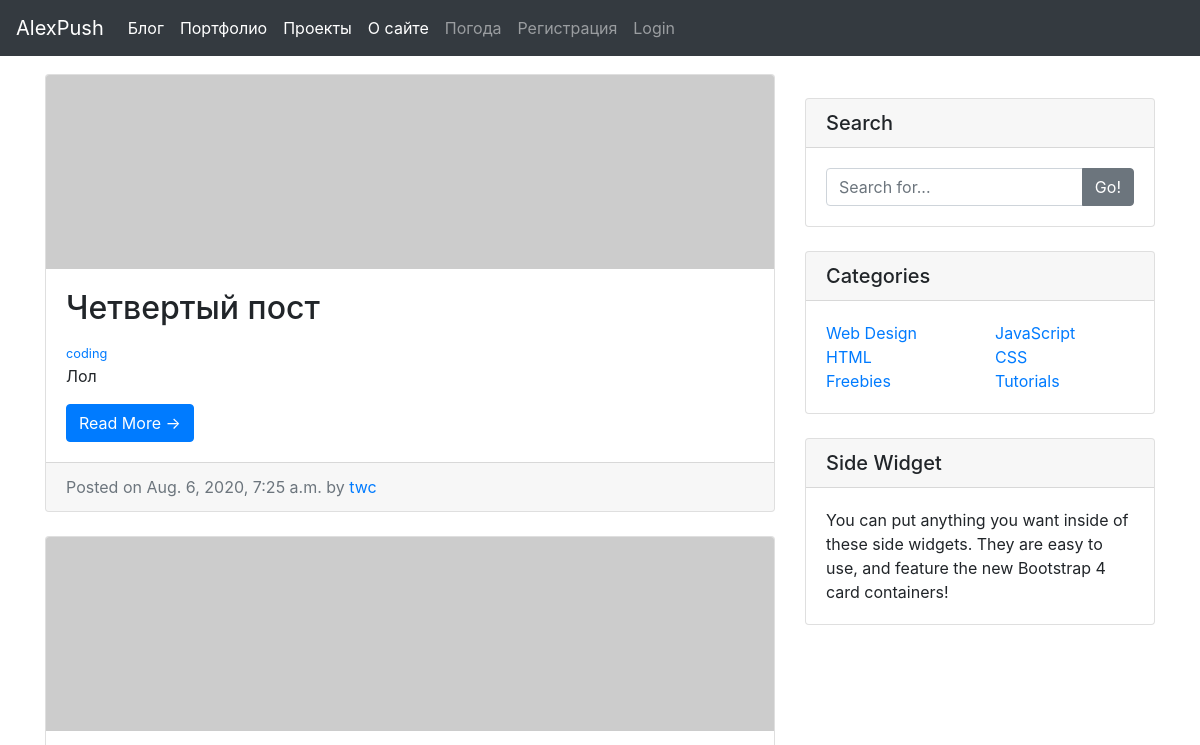
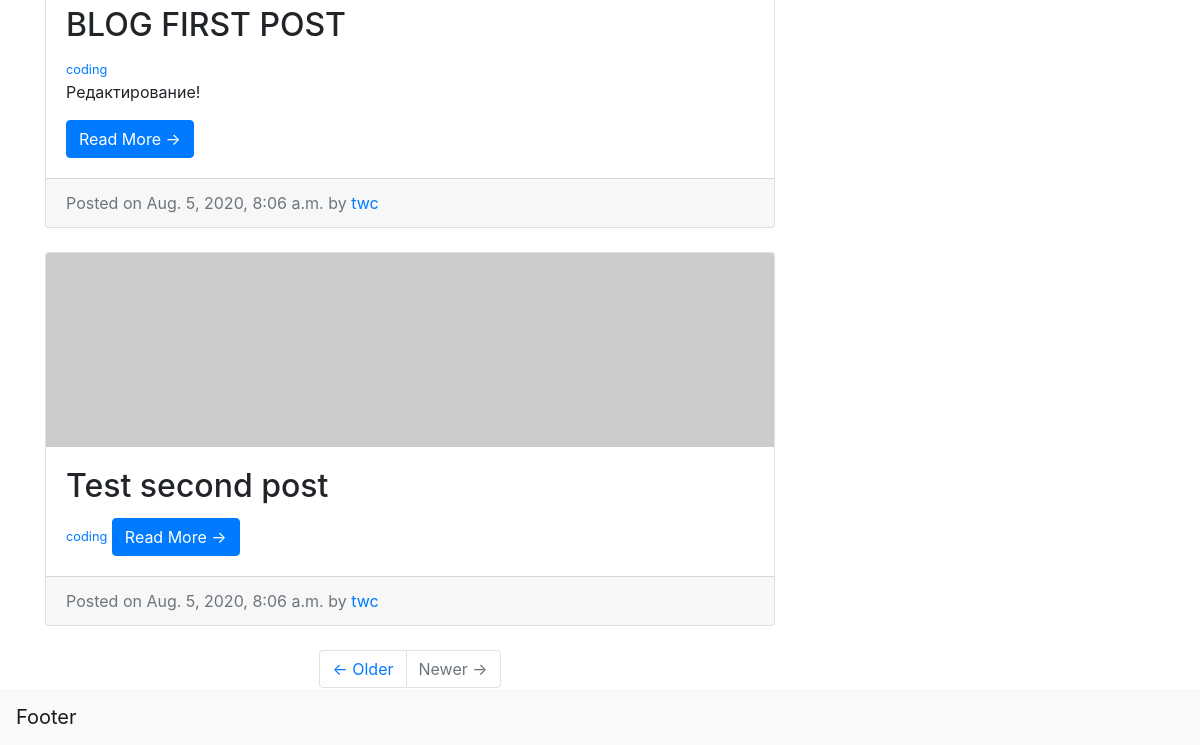
/blog/, run on an earlier commit of the app's database (2 pictures, top to bottom).
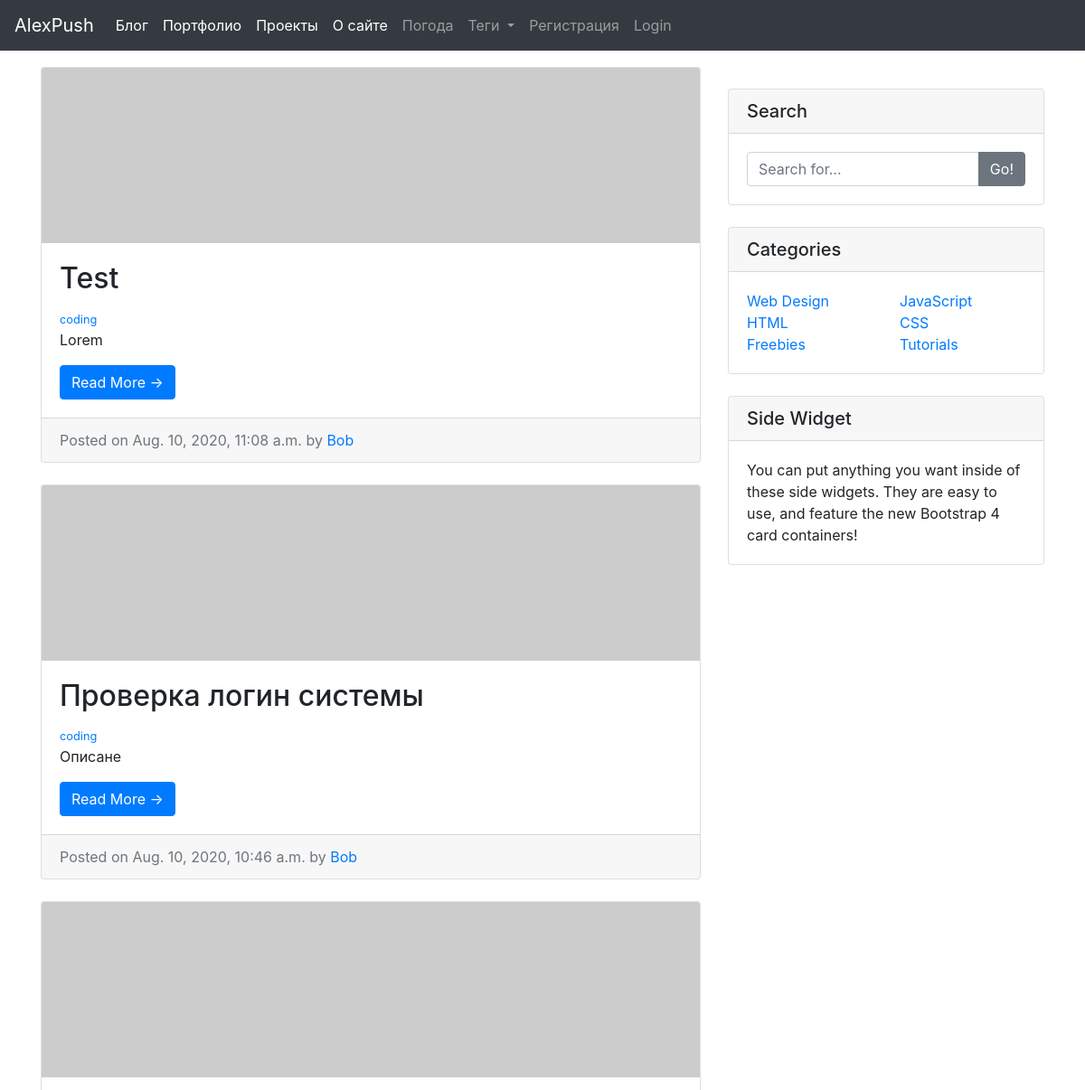
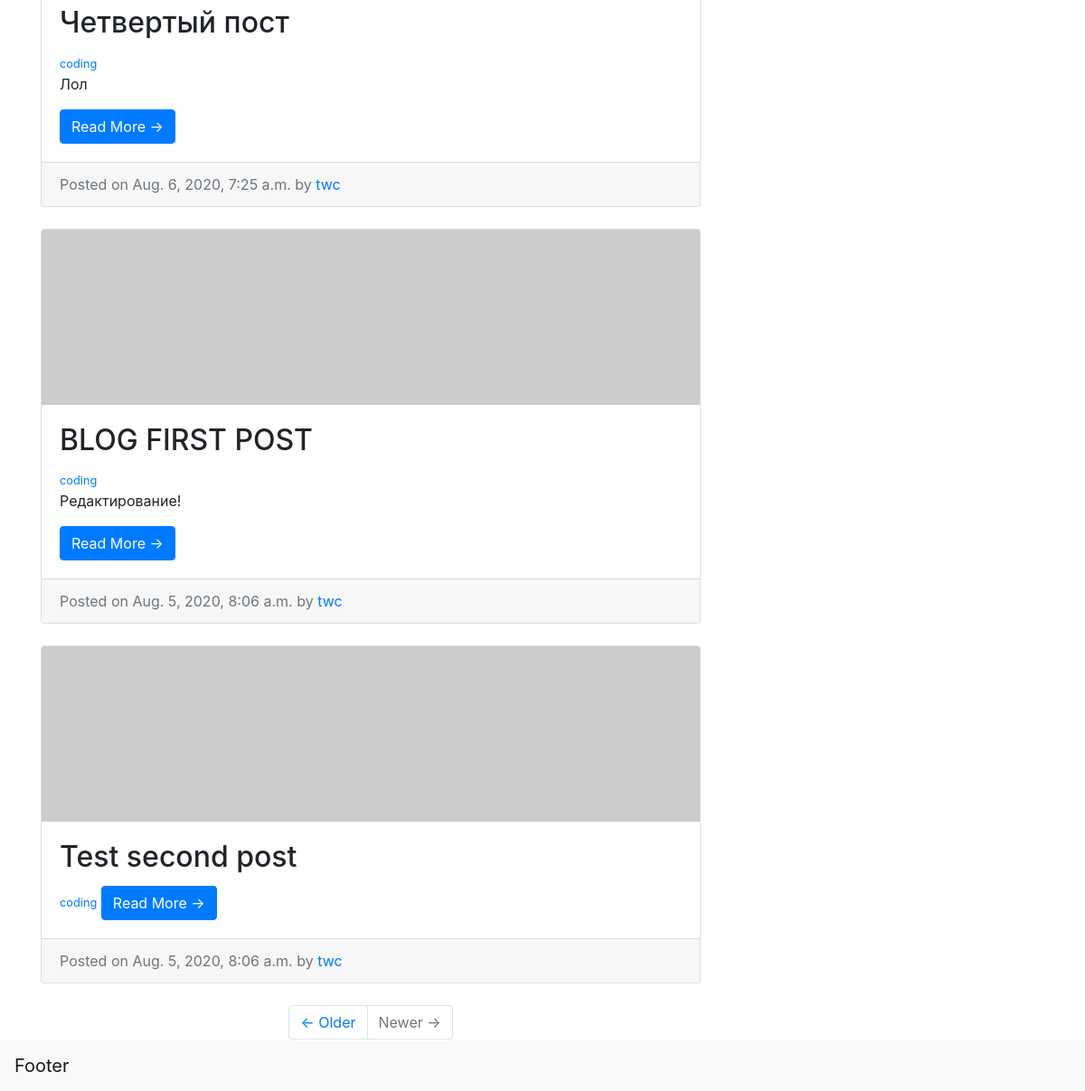
And on a later commit of the database (2 pictures, top to bottom).
### blog/models.py (models this page shows, shortened)
class Post(models.Model):
    title = models.CharField(max_length=255)
    author = models.ForeignKey(User, on_delete=models.CASCADE)
    description = models.TextField(max_length=500,null=True, blank=True)
    body = models.TextField(null=True, blank=True)
    date_created = models.DateTimeField(auto_now_add=True, null=True)
    category = models.CharField(max_length=255, default='coding')

### blog/views.py (the view)
# urls.py: path('', Blog.as_view(), name='blog'),
class Blog(ListView):
    model = Post
    template_name = 'blog/blog.html'
    cats = Category.objects.all()
    ordering = ['-date_created']
    def get_context_data(self, *args, **kwargs):
        cat_menu = Category.objects.all()
        context = super(Blog, self).get_context_data(*args, **kwargs)
        context['cat_menu'] = cat_menu
        return context

### blog/models.py (called while the page is built)
    def __str__(self):
        return str(self.name)

### blog/templates/blog/blog.html (shortened to what this page needs)
{% extends 'home_pages/main.html' %}
{% block content %}
<br>
<div class="container">
    <div class="row">
      <div class="col-md-8">
        {% for post in object_list %}
        <div class="card mb-4">
          <img class="card-img-top" src="http://placehold.it/750x200" alt="Card image cap">
          <div class="card-body">
            <h2 class="card-title">
                {{ post.title }}
            </h2>
            <a href="{% url 'category' post.category|slugify%}"><small>{{ post.category }}</small></a>
            {% if post.description %}
              <p class="card-text">{{ post.description }}</p>
            {% endif %}
            <a href="{% url 'article-detail' post.pk %}" class="btn btn-primary">Read More &rarr;</a>
          </div>
          <div class="card-footer text-muted">
            Posted on {{ post.date_created }} by
            <a href="#">{{ post.author }}</a>
          </div>
        </div>
        {% endfor %}
        <ul class="pagination justify-content-center mb-4">
          <li class="page-item">
            <a class="page-link" href="#">&larr; Older</a>
          </li>
          <li class="page-item disabled">
            <a class="page-link" href="#">Newer &rarr;</a>
          </li>
        </ul>
      </div>
      <div class="col-md-4">
        <div class="card my-4">
          <h5 class="card-header">Search</h5>
          <div class="card-body">
            <div class="input-group">
              <input type="text" class="form-control" placeholder="Search for...">
              <span class="input-group-append">
                <button class="btn btn-secondary" type="button">Go!</button>
              </span>
            </div>
          </div>
        </div>
        <div class="card my-4">
          <h5 class="card-header">Categories</h5>
          <div class="card-body">
            <div class="row">
              <div class="col-lg-6">
                <ul class="list-unstyled mb-0">
                  <li>
                    <a href="#">Web Design</a>
                  </li>
                  <li>
                    <a href="#">HTML</a>
                  </li>
                  <li>
                    <a href="#">Freebies</a>
                  </li>
                </ul>
              </div>
              <div class="col-lg-6">
                <ul class="list-unstyled mb-0">
                  <li>
                    <a href="#">JavaScript</a>
                  </li>
                  <li>
                    <a href="#">CSS</a>
                  </li>
                  <li>
                    <a href="#">Tutorials</a>
                  </li>
                </ul>
              </div>
            </div>
          </div>
        </div>
        <div class="card my-4">
          <h5 class="card-header">Side Widget</h5>
          <div class="card-body">
            You can put anything you want inside of these side widgets. They are easy to use, and feature the new Bootstrap 4 card containers!
          </div>
        </div>
      </div>
    </div>
  </div>
{% endblock %}

### home_pages/templates/home_pages/main.html (shortened to what this page needs)
{% load static %}
<!doctype html>
<html lang="ru">
  <head>
    <link rel="stylesheet" href="https://stackpath.bootstrapcdn.com/bootstrap/4.5.0/css/bootstrap.min.css">
  </head>
  <body>
    {% include 'home_pages/navbar.html' %}
    {% block content %}
    {% endblock %}
    {% include 'home_pages/footer.html' %}
  </body>
</html>

### home_pages/templates/home_pages/navbar.html (shortened to what this page needs)
{% load static %}
  <nav class="navbar navbar-expand-md navbar-dark fixed-top bg-dark">
    <a class="navbar-brand" href="{% url 'home' %}">AlexPush</a>
    <div class="collapse navbar-collapse" id="navbarCollapse">
      <ul class="navbar-nav mr-auto">
        <li class="nav-item active">
          <a class="nav-link" href="{% url 'blog' %}">Блог<span class="sr-only">(current)</span></a>
        </li>
        <li class="nav-item active">
          <a class="nav-link" href="#">Портфолио<span class="sr-only">(current)</span></a>
        </li>
        <li class="nav-item active">
          <a class="nav-link" href="#">Проекты<span class="sr-only">(current)</span></a>
        </li>
        <li class="nav-item active">
          <a class="nav-link" href="#">О сайте<span class="sr-only">(current)</span></a>
        </li>
        <li class="nav-item">
          <a class="nav-link" href="{% url 'weather' %}">Погода</a>
        </li>
        {% if cat_menu %}
        <li class="nav-item dropdown">
        <a class="nav-link dropdown-toggle" href="#" id="navbarDropdown" role="button" data-toggle="dropdown" aria-haspopup="true" aria-expanded="false">
        Теги
        </a>
         </li>
        {% endif %}
        {% if user.is_authenticated %}
          <li class="nav-item">
          <a class="nav-link" href="{% url 'add-article' %}">Новый пост</a>
        </li>
        <li class="nav-item">
          <a class="nav-link" href="{% url 'logout' %}">Logout</a>
        </li>
        {% else %}
        <li class="nav-item">
          <a class="nav-link" href="{% url 'register' %}">Регистрация</a>
        </li>
        <li class="nav-item">
          <a class="nav-link" href="{% url 'login' %}">Login</a>
        </li>
        {% endif %}
      </ul>
    </div>
  </nav>

### home_pages/templates/home_pages/footer.html
{% load static %}
<nav class="navbar fixed-bottom navbar-light bg-light">
  <a class="navbar-brand" href="#">Footer</a>
</nav>

What changed in the data, as far as the page shows it:
added Post: title "Test", category "coding", description "Lorem", date_created "Aug. 10, 2020, 11:08 a.m.", author "Bob"
added Post: title "Проверка логин системы", category "coding", description "Описане", date_created "Aug. 10, 2020, 10:46 a.m.", author "Bob"
Also different on the page:
text now shown: "Теги"
